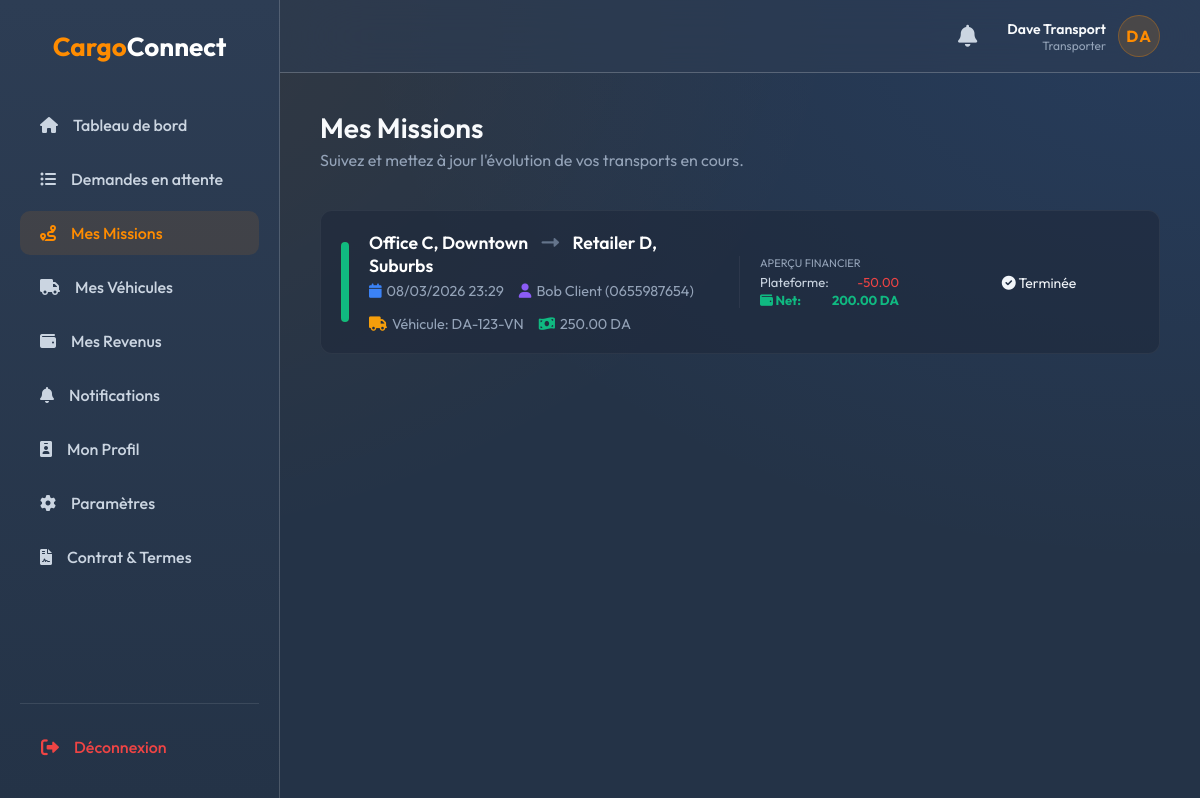
The app's page /transporter/jobs.php (signed in) with its own data.
### tables this page shows
CREATE TABLE IF NOT EXISTS reservations (
    id INT UNSIGNED AUTO_INCREMENT PRIMARY KEY,
    client_id INT UNSIGNED NOT NULL,
    vehicle_id INT UNSIGNED DEFAULT NULL,
    pickup_location VARCHAR(255) NOT NULL,
    destination VARCHAR(255) NOT NULL,
    cargo_type VARCHAR(100) NOT NULL,
    volume DECIMAL(8,2) COMMENT 'Volume in cubic meters',
    weight DECIMAL(8,2) COMMENT 'Weight in kg',
    reservation_date DATETIME NOT NULL,
    price DECIMAL(10,2) NULL,
    price_type ENUM('fixed', 'negotiable') DEFAULT 'fixed',
    transporter_proposed_price DECIMAL(10,2) NULL,
    platform_commission DECIMAL(10,2) DEFAULT 0,
    is_commission_paid TINYINT(1) DEFAULT 0,
    status ENUM('pending', 'negotiation', 'accepted', 'in_progress', 'completed', 'cancelled') NOT NULL DEFAULT 'pending',
    created_at TIMESTAMP DEFAULT CURRENT_TIMESTAMP,
    FOREIGN KEY (client_id) REFERENCES users(id) ON DELETE CASCADE,
    FOREIGN KEY (vehicle_id) REFERENCES vehicles(id) ON DELETE SET NULL,
    INDEX idx_reservation_client (client_id),
    INDEX idx_reservation_vehicle (vehicle_id),
    INDEX idx_reservation_status (status),
    INDEX idx_reservation_date (reservation_date),
    INDEX idx_reservation_status_date (status, reservation_date)
);

CREATE TABLE IF NOT EXISTS users (
    id INT UNSIGNED AUTO_INCREMENT PRIMARY KEY,
    name VARCHAR(100) NOT NULL,
    email VARCHAR(150) NOT NULL UNIQUE,
    password_hash VARCHAR(255) NOT NULL,
    phone VARCHAR(20) UNIQUE,
    role ENUM('client', 'transporter', 'admin') NOT NULL DEFAULT 'client',
    status ENUM('active', 'suspended', 'pending') NOT NULL DEFAULT 'active',
    id_card_url VARCHAR(255) NULL,
    id_is_verified TINYINT(1) DEFAULT 0,
    region VARCHAR(255) NULL DEFAULT 'Algérie',
    contract_signed TINYINT(1) DEFAULT 0,
    contract_signed_at DATETIME NULL,
    has_accepted_contract TINYINT(1) DEFAULT 0,
    created_at TIMESTAMP DEFAULT CURRENT_TIMESTAMP,
    updated_at TIMESTAMP DEFAULT CURRENT_TIMESTAMP ON UPDATE CURRENT_TIMESTAMP,
    last_login DATETIME NULL,
    remember_token VARCHAR(255) NULL,
    INDEX idx_user_email (email),
    INDEX idx_user_role (role)
);

CREATE TABLE IF NOT EXISTS vehicles (
    id INT UNSIGNED AUTO_INCREMENT PRIMARY KEY,
    owner_id INT UNSIGNED NOT NULL,
    vehicle_type VARCHAR(50) NOT NULL,
    capacity DECIMAL(8,2) NOT NULL COMMENT 'Capacity in cubic meters/tons',
    plate_number VARCHAR(20) NOT NULL UNIQUE,
    status ENUM('active', 'inactive') NOT NULL DEFAULT 'active',
    is_activation_requested TINYINT(1) DEFAULT 0, 
    deactivated_by_admin TINYINT(1) DEFAULT 0,
    created_at TIMESTAMP DEFAULT CURRENT_TIMESTAMP,
    updated_at TIMESTAMP DEFAULT CURRENT_TIMESTAMP ON UPDATE CURRENT_TIMESTAMP,
    FOREIGN KEY (owner_id) REFERENCES users(id) ON DELETE CASCADE,
    INDEX idx_vehicle_owner (owner_id)
);

### functions/reservation/queries.php (called while the page is built, shortened)
<?php
function getJobsByTransporter($transporter_id, $pdo) {
    $stmt = $pdo->prepare("SELECT r.*, u.name as client_name, u.phone as client_phone, v.plate_number, v.vehicle_type
                           FROM reservations r
                           JOIN users u ON r.client_id = u.id
                           JOIN vehicles v ON r.vehicle_id = v.id
                           WHERE v.owner_id = ?
                           ORDER BY
                              CASE r.status
                                WHEN ? THEN 1
                                WHEN ? THEN 2
                                WHEN ? THEN 3
                                WHEN ? THEN 4
                                ELSE 5
                              END, r.reservation_date DESC");
    $stmt->execute([$transporter_id, ReservationStatus::NEGOTIATION, ReservationStatus::ACCEPTED, ReservationStatus::IN_PROGRESS, ReservationStatus::COMPLETED]);
    return $stmt->fetchAll(PDO::FETCH_ASSOC);
}

### transporter/jobs.php (the view, shortened to what this page needs)
<?php
$db = new Database();
$pdo = $db->getConnection();
$transporter_id = $_SESSION['user_id'];
$jobs = getJobsByTransporter($transporter_id, $pdo);
?>
<!DOCTYPE html>
<html lang="fr">
<head>
    <link href="https://cdnjs.cloudflare.com/ajax/libs/font-awesome/6.0.0/css/all.min.css" rel="stylesheet">
    <link rel="stylesheet" href="<?php echo CSS_URL; ?>style.css">
    <link rel="stylesheet" href="<?php echo CSS_URL; ?>dashboard.css">
</head>
<body>
<div class="dashboard-layout">
    <?php include INC_PATH . 'sidebar.php'; ?>
    <main class="main-content">
        <?php include INC_PATH . 'topbar.php'; ?>
        <div class="page-header">
            <div>
                <h1>Mes Missions</h1>
                <p style="color: #94a3b8; margin-top: 5px;">Suivez et mettez à jour l'évolution de vos transports en cours.</p>
            </div>
        </div>
        <div style="margin-top: 20px;">
            <?php if (empty($jobs)): ?>
                <div style="text-align: center; padding: 50px 20px; background: rgba(30, 41, 59, 0.5); border-radius: 12px; border: 1px dashed rgba(255, 255, 255, 0.1);">
                    <i class="fas fa-route" style="font-size: 50px; color: #475569; margin-bottom: 15px;"></i>
                    <h3 style="color: #fff;">Aucune mission pour l'instant</h3>
                    <p style="color: #94a3b8; margin-top: 10px;">Allez dans "Demandes en attente" pour accepter de nouvelles missions.</p>
                </div>
            <?php else: ?>
                <?php foreach ($jobs as $job): ?>
                    <div class="job-card">
                        <div class="job-status-indicator status-<?php echo htmlspecialchars($job['status']); ?>"></div>
                        <div class="job-info">
                            <div class="job-route">
                                <?php echo htmlspecialchars($job['pickup_location']); ?> <i class="fas fa-long-arrow-alt-right" style="color: #64748b; margin: 0 10px;"></i> <?php echo htmlspecialchars($job['destination']); ?>
                            </div>
                            <div class="job-details">
                                <div class="job-detail-item">
                                    <i class="fas fa-calendar" style="color: #3b82f6;"></i>
                                    <?php echo date('d/m/Y H:i', strtotime($job['reservation_date'])); ?>
                                </div>
                                <div class="job-detail-item">
                                    <i class="fas fa-user" style="color: #8b5cf6;"></i>
                                    <?php echo htmlspecialchars($job['client_name']); ?> (<?php echo htmlspecialchars($job['client_phone']); ?>)
                                </div>
                                <div class="job-detail-item">
                                    <i class="fas fa-truck" style="color: #f59e0b;"></i>
                                    Véhicule: <?php echo htmlspecialchars($job['plate_number']); ?>
                                </div>
                                <div class="job-detail-item">
                                    <i class="fas fa-money-bill-wave" style="color: #10b981;"></i>
                                    <?php echo ($job['price'] > 0) ? number_format($job['price'], 2) . ' DA' : 'N/A'; ?>
                                </div>
                            </div>
                        </div>
                        <?php if ($job['price'] > 0):
                            $commRate = defined('APP_COMMISSION') ? APP_COMMISSION : 0.20;
                            $commValue = $job['price'] * $commRate;
                            $netValue  = $job['price'] - $commValue;
                        ?>
                        <div style="padding: 0 20px; border-left: 1px solid rgba(255,255,255,0.05); min-width: 180px;">
                            <div style="font-size: 11px; color: #94a3b8; margin-bottom: 4px; text-transform: uppercase;">Aperçu Financier</div>
                            <div style="font-size: 13px; color: #cbd5e1; display:flex; justify-content:space-between;">
                                <span>Plateforme:</span> <span style="color:#ef4444">-<?php echo number_format($commValue, 2); ?></span>
                            </div>
                            <div style="font-size: 13px; font-weight: 700; color: #10b981; display:flex; justify-content:space-between; margin-top: 2px;">
                                <span><i class="fas fa-wallet"></i> Net:</span> <span><?php echo number_format($netValue, 2); ?> DA</span>
                            </div>
                        </div>
                        <?php endif; ?>
                        <div class="job-actions">
                            <?php if ($job['status'] === 'negotiation'): ?>
                                <div class="negotiation-badge">
                                    <i class="fas fa-hourglass-half" style="font-size: 20px; display: block;"></i>
                                    <div class="neg-title">En négociation</div>
                                    <div class="neg-price"><?php echo number_format($job['transporter_proposed_price'], 2); ?> DA</div>
                                    <div class="neg-hint">En attente de la réponse du client</div>
                                </div>
                            <?php else: ?>
                                <div style="text-align: center;">
                                    <?php if ($job['status'] === 'completed'): ?>
                                        <span class="badge badge-success" style="font-size: 14px; padding: 8px 15px;"><i class="fas fa-check-circle"></i> Terminée</span>
                                    <?php elseif ($job['status'] === 'cancelled'): ?>
                                        <span class="badge badge-danger" style="font-size: 14px; padding: 8px 15px;"><i class="fas fa-times-circle"></i> Annulée</span>
                                    <?php endif; ?>
                                </div>
                            <?php endif; ?>
                        </div>
                    </div>
                <?php endforeach; ?>
            <?php endif; ?>
        </div>
    </main>
</div>
</body>
</html>

### public/css/style.css (style rules this page uses)
:root { --primary: #ff8c00; --primary-hover: #ff6b00; --bg-dark: #243347; --bg-card: #2d3d54; --text-main: #f1f5f9; --text-muted: #94a3b8; --glass-bg: rgba(45, 61, 84, 0.7); --glass-border: rgba(255, 255, 255, 0.18); --glass-shadow: 0 15px 35px rgba(0, 0, 0, 0.15); }
* { margin: 0; padding: 0; box-sizing: border-box; font-family: 'Outfit', sans-serif; }
body { min-height: 100vh; background: var(--bg-dark); display: flex; flex-direction: column; color: var(--text-main); position: relative; overflow-x: hidden; }

### public/css/dashboard.css (style rules this page uses)
body { background: #243347; background-image: radial-gradient(at 0% 0%, rgba(255, 140, 0, 0.08) 0px, transparent 50%), radial-gradient(at 100% 0%, rgba(59, 130, 246, 0.12) 0px, transparent 50%); background-attachment: fixed; min-height: 100vh; color: #f1f5f9; font-family: 'Outfit', 'Inter', sans-serif; }
.dashboard-layout { display: flex; min-height: 100vh; }
.main-content { flex: 1; padding: 110px 40px 40px 40px; margin-left: 280px; width: calc(100% - 280px); overflow-y: auto; position: relative; z-index: 10; }
.page-header { display: flex; justify-content: space-between; align-items: center; margin-bottom: 40px; }
.page-header h1 { font-size: 28px; font-weight: 600; }
.status-completed { background: #dcfce7; color: #16a34a; }
h1, h2, h3, h4, .stat-details .num { color: #f8fafc; }
.page-header p { color: #94a3b8 !important; }
.status-completed { background: rgba(34, 197, 94, 0.2); color: #4ade80; border: 1px solid rgba(34, 197, 94, 0.3); }

### transporter/jobs.php (style rules this page uses)
.job-card { background: rgba(30, 41, 59, 0.6); border: 1px solid rgba(255, 255, 255, 0.05); border-radius: 12px; padding: 20px; margin-bottom: 20px; display: flex; align-items: center; gap: 20px; transition: transform 0.2s; }
.job-status-indicator { width: 8px; height: 100%; min-height: 80px; border-radius: 4px; }
.status-completed { background: #10b981; }
.job-info { flex: 1; }
.job-route { font-size: 1.1rem; font-weight: 600; margin-bottom: 5px; color: #fff; }
.job-details { color: #94a3b8; font-size: 0.9rem; display: flex; flex-wrap: wrap; gap: 15px; }
.job-detail-item { display: flex; align-items: center; gap: 5px; }
.job-actions { min-width: 200px; }

### records on screen
reservations: pickup_location "Office C, Downtown", destination "Retailer D, Suburbs", reservation_date "08/03/2026 23:29", client.name "Bob Client", client.phone "0655987654", vehicle.plate_number "DA-123-VN", price "250.00", price "50.00", price "200.00", status "completed" (drawn)

### other values on screen
$userName "Dave Transport"
$userRole "Transporter"
$userInitials "DA"
